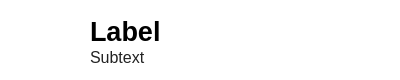
<?xml version="1.0" encoding="UTF-8"?>
<ui version="4.0">
 <class>DetailedMenuListItem</class>
 <widget class="QWidget" name="DetailedMenuListItem">
  <property name="geometry">
   <rect>
    <x>0</x>
    <y>0</y>
    <width>400</width>
    <height>80</height>
   </rect>
  </property>
  <property name="sizePolicy">
   <sizepolicy hsizetype="Preferred" vsizetype="Minimum">
    <horstretch>0</horstretch>
    <verstretch>0</verstretch>
   </sizepolicy>
  </property>
  <property name="minimumSize">
   <size>
    <width>0</width>
    <height>80</height>
   </size>
  </property>
  <property name="maximumSize">
   <size>
    <width>16777215</width>
    <height>80</height>
   </size>
  </property>
  <property name="windowTitle">
   <string>Form</string>
  </property>
  <property name="styleSheet">
   <string notr="true">background: transparent; border: none;</string>
  </property>
  <layout class="QHBoxLayout" name="horizontalLayout">
   <property name="spacing">
    <number>10</number>
   </property>
   <property name="leftMargin">
    <number>0</number>
   </property>
   <property name="topMargin">
    <number>0</number>
   </property>
   <property name="rightMargin">
    <number>0</number>
   </property>
   <property name="bottomMargin">
    <number>0</number>
   </property>
   <item>
    <widget class="QLabel" name="CoverArt">
     <property name="sizePolicy">
      <sizepolicy hsizetype="Minimum" vsizetype="Minimum">
       <horstretch>0</horstretch>
       <verstretch>0</verstretch>
      </sizepolicy>
     </property>
     <property name="minimumSize">
      <size>
       <width>80</width>
       <height>80</height>
      </size>
     </property>
     <property name="maximumSize">
      <size>
       <width>80</width>
       <height>80</height>
      </size>
     </property>
     <property name="text">
      <string/>
     </property>
     <property name="pixmap">
      <pixmap resource="DefaultCoverArt.qrc">:/icons/assets/cover.png</pixmap>
     </property>
     <property name="scaledContents">
      <bool>true</bool>
     </property>
     <property name="alignment">
      <set>Qt::AlignCenter</set>
     </property>
    </widget>
   </item>
   <item>
    <widget class="QWidget" name="widget" native="true">
     <property name="sizePolicy">
      <sizepolicy hsizetype="Preferred" vsizetype="Expanding">
       <horstretch>0</horstretch>
       <verstretch>0</verstretch>
      </sizepolicy>
     </property>
     <property name="minimumSize">
      <size>
       <width>0</width>
       <height>54</height>
      </size>
     </property>
     <property name="maximumSize">
      <size>
       <width>16777215</width>
       <height>54</height>
      </size>
     </property>
     <property name="styleSheet">
      <string notr="true">border: none;</string>
     </property>
     <layout class="QVBoxLayout" name="verticalLayout">
      <property name="spacing">
       <number>0</number>
      </property>
      <property name="leftMargin">
       <number>0</number>
      </property>
      <property name="topMargin">
       <number>0</number>
      </property>
      <property name="rightMargin">
       <number>10</number>
      </property>
      <property name="bottomMargin">
       <number>0</number>
      </property>
      <item>
       <widget class="QLabel" name="HeaderLabel">
        <property name="sizePolicy">
         <sizepolicy hsizetype="Expanding" vsizetype="Minimum">
          <horstretch>0</horstretch>
          <verstretch>0</verstretch>
         </sizepolicy>
        </property>
        <property name="minimumSize">
         <size>
          <width>0</width>
          <height>36</height>
         </size>
        </property>
        <property name="maximumSize">
         <size>
          <width>16777215</width>
          <height>36</height>
         </size>
        </property>
        <property name="font">
         <font>
          <pointsize>20</pointsize>
          <bold>true</bold>
         </font>
        </property>
        <property name="styleSheet">
         <string notr="true">background: transparent;</string>
        </property>
        <property name="text">
         <string>Label</string>
        </property>
       </widget>
      </item>
      <item>
       <widget class="QLabel" name="SubtextLabel">
        <property name="sizePolicy">
         <sizepolicy hsizetype="Expanding" vsizetype="Minimum">
          <horstretch>0</horstretch>
          <verstretch>0</verstretch>
         </sizepolicy>
        </property>
        <property name="minimumSize">
         <size>
          <width>0</width>
          <height>20</height>
         </size>
        </property>
        <property name="maximumSize">
         <size>
          <width>16777215</width>
          <height>20</height>
         </size>
        </property>
        <property name="font">
         <font>
          <pointsize>12</pointsize>
         </font>
        </property>
        <property name="styleSheet">
         <string notr="true">background: transparent; color: #222222;</string>
        </property>
        <property name="text">
         <string>Subtext</string>
        </property>
       </widget>
      </item>
     </layout>
    </widget>
   </item>
  </layout>
 </widget>
 <resources>
  <include location="DefaultCoverArt.qrc"/>
 </resources>
 <connections/>
</ui>
